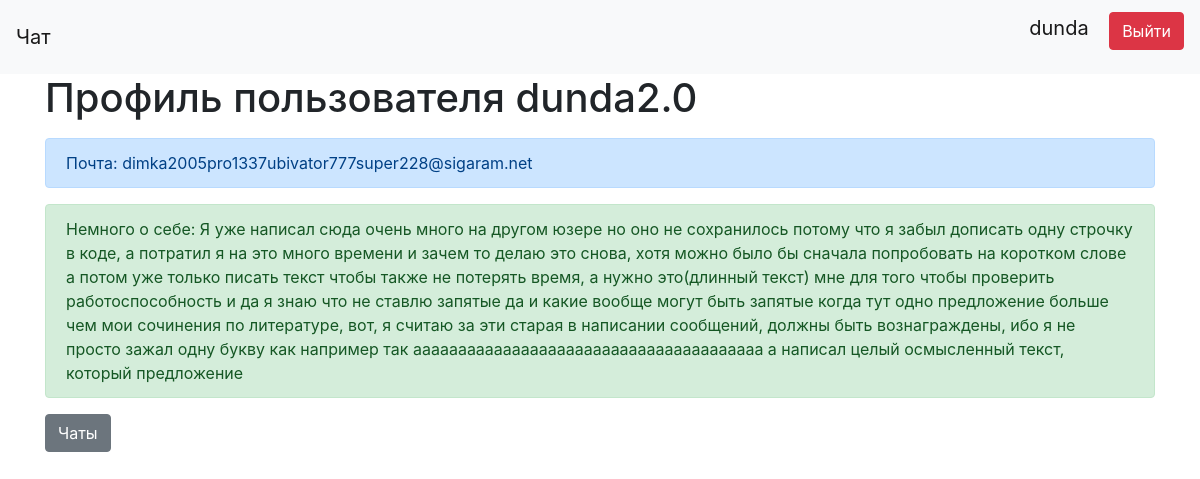
The page /profile/2 (signed in) on the database its author committed.
### data/users.py (models this page shows, shortened)
class User(SqlAlchemyBase, UserMixin, SerializerMixin):
    __tablename__ = 'users'
    id = sqlalchemy.Column(sqlalchemy.Integer,
                           primary_key=True, autoincrement=True)
    login = sqlalchemy.Column(sqlalchemy.String, index=True, unique=True, nullable=True)
    email = sqlalchemy.Column(sqlalchemy.String, unique=True, nullable=True)
    about = sqlalchemy.Column(sqlalchemy.String, nullable=True)
    hashed_password = sqlalchemy.Column(sqlalchemy.String, nullable=True)
    messages = orm.relation("Message", back_populates='user')

### server.py (the view)
@app.route('/profile/<int:id>', methods=['GET', 'POST'])
def profile(id):
    db_sess = db_session.create_session()
    user = db_sess.query(User).filter(User.id == id).first()
    if not user:
        return render_template("profile_error.html", title='Профиль')
    return render_template("profile.html", title='Профиль', user=user)

### data/db_session.py (called while the page is built)
def create_session() -> Session:
    global __factory
    return __factory()

### server.py (called while the page is built)
@login_manager.user_loader
def load_user(user_id):
    db_sess = db_session.create_session()
    return db_sess.query(User).get(user_id)

### templates/profile.html (shortened to what this page needs)
{% extends "base.html" %}
{% block content %}
    <h1>Профиль пользователя {{user.login}}</h1>
    <p>
        <div class="alert alert-primary" role="alert">
            Почта: {{user.email}}
        </div>
        <div style="word-wrap: break-word;" class="alert alert-success" role="alert">
            Немного о себе: {{user.about}}
        </div>
    </p>
    <a href="/" class="btn btn-secondary">Чаты</a>
{% endblock %}

### templates/base.html (shortened to what this page needs)
<!doctype html>
<html lang="en">
<head>
    <link rel="stylesheet"
          href="https://stackpath.bootstrapcdn.com/bootstrap/4.4.1/css/bootstrap.min.css"
>
</head>
<body>
<header>
    <nav class="navbar navbar-light bg-light">
        <a class="navbar-brand" href="#">Чат</a>
        {% if current_user.is_authenticated %}
            <p>
                <a class="navbar-brand" href="/profile/{{current_user.id}}">{{ current_user.login }}</a>
                <a class="btn btn-danger" href="/logout">Выйти</a>
            </p>
        {% else %}
            <p>
                <a class="btn btn-primary " href="/register">Зарегистрироваться</a>
                <a class="btn btn-success" href="/login">Войти</a>
            </p>
        {% endif %}
    </nav>
</header>
<main role="main" class="container">
    {% block content %}{% endblock %}
</main>
</body>
</html>

### rows shown on the page
User: login "dunda"
User: login "dunda2.0", email "dimka2005pro1337ubivator777super228@sigaram.net", about "Я уже написал сюда очень много на другом юзере но оно не сохранилось потому что я забыл дописать одну строчку в коде, а потратил я на это много времени и зачем то делаю это снова, хотя можно было бы сначала попробовать на коротком слове а потом уже только писать текст чтобы также не потерять время, а нужно это(длинный текст) мне для того чтобы проверить работоспособность и да я знаю что не ставлю запятые да и какие вообще могут быть запятые когда тут одно предложение больше чем мои сочинения по литературе, вот, я считаю за эти старая в написании сообщений, должны быть вознаграждены, ибо я не просто зажал одну букву как например так ааааааааааааааааааааааааааааааааааааааа а написал целый…"
